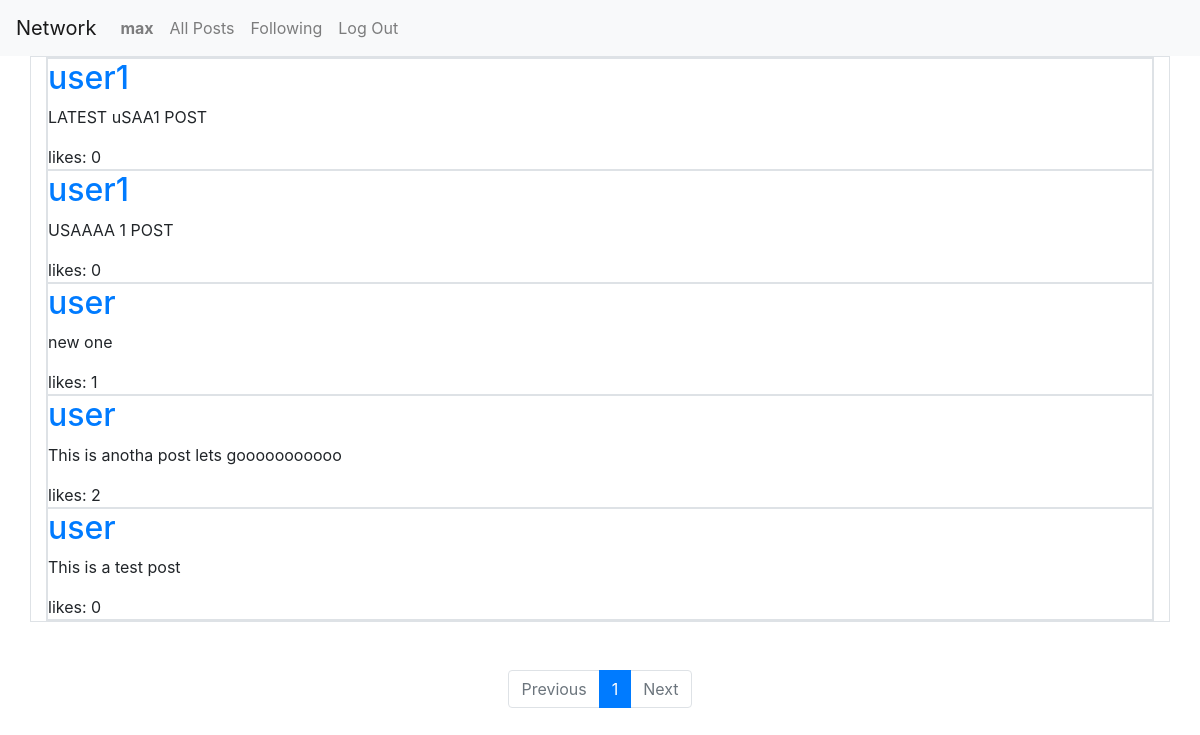
Page /following (signed in) on the committed database.
### network/models.py (models this page shows, shortened)
class User(AbstractUser):
    pass

class Post(models.Model):
    poster = models.ForeignKey(User, on_delete=models.CASCADE, related_name="Posts")
    text = models.CharField(max_length=280)
    timestamp = models.DateTimeField(auto_now_add=True)
    like = models.ManyToManyField(User, related_name="Likes")

### network/views.py (the view)
# urls.py: path("following", views.following, name="following"),
@login_required
def following(request):
    follows = request.user.Follows.all()
    posts = Post.objects.filter(reduce(or_, [Q(poster=follow.account) for follow in follows]))
    posts = posts.order_by('-timestamp')
    p = Paginator(posts, 10)
    page = request.GET.get('page')
    posts = p.get_page(page)
    return render(request, "network/following.html", {
        "posts": posts,
    })

### network/templates/network/following.html
{% extends "network/layout.html" %}
{% block body %}
    <div class="container border">
        <div class="d-flex flex-column border">
        {% for post in posts %}
            <div class="d-flex flex-column border">
                <div class="">
                    <h2><a href="{% url 'userpage' post.poster %}">{{ post.poster }}</a></h2>
                </div>
                <div class="">
                    <p>{{ post.text }}</p>
                </div>
                <div>
                    likes: {{ post.like.count }}
                </div>
            </div>
        {% endfor %}
        </div>
    </div>
    <nav aria-label="...">
        <ul class="pagination justify-content-center m-5">
            {% if posts.has_previous %}
                <li class="page-item">
                <a class="page-link" href="?page={{ posts.previous_page_number }}"  aria-disabled="true">Previous</a>
            {% else %}
                <li class="page-item disabled">
                <a class="page-link" href="#"  aria-disabled="true">Previous</a>
            {% endif %}
            </li>
            <li class="page-item active"><a class="page-link" href="#">{{ posts.number }}</a></li>
            {% if posts.has_next %}
                <li class="page-item">
                <a class="page-link" href="?page={{ posts.next_page_number }}"  aria-disabled="true">Next</a>
            {% else %}
                <li class="page-item disabled">
                <a class="page-link" href="#">Next</a>
            {% endif %}
            </li>
        </ul>
    </nav>
{% endblock %}

### network/templates/network/layout.html (shortened to what this page needs)
{% load static %}
<!DOCTYPE html>
<html lang="en">
    <head>
        <link rel="stylesheet" href="https://stackpath.bootstrapcdn.com/bootstrap/4.4.1/css/bootstrap.min.css">
        <link href="{% static 'network/styles.css' %}" rel="stylesheet">
    </head>
    <body>
        <nav class="navbar navbar-expand-lg navbar-light bg-light">
            <a class="navbar-brand" href="#">Network</a>
            <div>
              <ul class="navbar-nav mr-auto">
                {% if user.is_authenticated %}
                    <li class="nav-item">
                        <a class="nav-link" href="#"><strong>{{ user.username }}</strong></a>
                    </li>
                {% endif %}
                <li class="nav-item">
                  <a class="nav-link" href="{% url 'index' %}">All Posts</a>
                </li>
                {% if user.is_authenticated %}
                    <li class="nav-item">
                        <a class="nav-link" href="{% url 'following' %}">Following</a>
                    </li>
                    <li class="nav-item">
                        <a class="nav-link" href="{% url 'logout' %}">Log Out</a>
                    </li>
                {% endif %}
              </ul>
            </div>
          </nav>
        <div class="body">
            {% block body %}
            {% endblock %}
        </div>
    </body>
</html>

### rows in the picture
User: username "max"
Post: poster "user1", text "LATEST uSAA1 POST", like.count "0"
Post: poster "user1", text "USAAAA 1 POST", like.count "0"
Post: poster "user", text "new one", like.count "1"
Post: poster "user", text "This is anotha post lets gooooooooooo", like.count "2"
Post: poster "user", text "This is a test post", like.count "0"

### other values in the picture
{{ posts.number }} "1"
